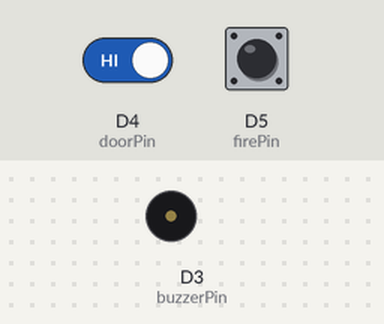
A sketch run on a simulated ESP8266 (NodeMCU). Parts: buzzer (waves = sounding, pin HIGH). The test bench sets the inputs (shaded band); at power-on: D4 (doorPin) HIGH, D5 (firePin) HIGH. WiFi joins after 1.5 s; servers stay silent unless stated; uploads are accepted with an empty reply; what the sketch prints to the serial monitor is not drawn.

Above: at 2.7 s.
2.8 s: D4 (doorPin) driven LOW
At 6.2 s:
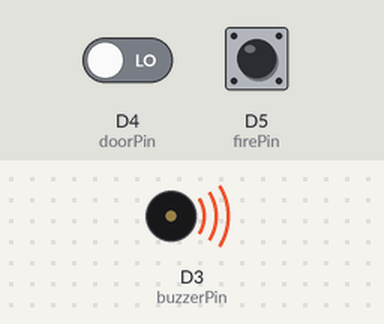
6.6 s: D4 (doorPin) driven HIGH
At 8.1 s:
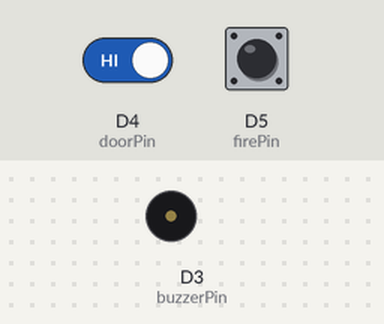
Timing chart, 0 to 9.6 s (numbered marks = the images above; inputs shaded):
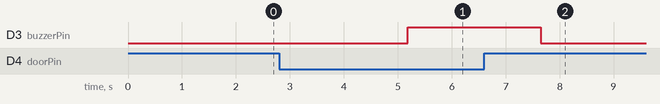

Measured:
- after the input at 2.8 s, D3 (buzzerPin): LOW → HIGH after 2.4 s
- after the input at 6.6 s, D3 (buzzerPin): HIGH → LOW after 1.0 s

The sketch:

send_fire_magnet_buzzer_to_dweet.ino
```cpp
#include <ESP8266HTTPClient.h>
#include <ESP8266WiFi.h>

//const char* ssid = "MIWIFI_s3uY";
//const char* password = "7GYQbNnM";

const char* ssid = "quepasatio";
const char* password = "mayco123";

const char* host = "dweet.io";
const char* thingName = "container";

WiFiClient client;

const int httpPort = 80;

int delayTime=200;

const int buzzerPin = D3;
const int doorPin = D4;
int firePin = D5;
int door;
int fire;

void setup() {
  Serial.begin(230400);
  delay(10);

  pinMode(doorPin, INPUT);
  pinMode(firePin, INPUT);
  pinMode(buzzerPin, OUTPUT);

  Serial.println();
  Serial.println();
  Serial.print("Connecting to ");
  Serial.println(ssid);

  WiFi.begin(ssid, password);

  Serial.print("Connecting to ");
  Serial.print(ssid);

  while (WiFi.status() != WL_CONNECTED) {
    delay(10);
    Serial.print(".");
  }

  Serial.println("");
  Serial.println("WiFi connected");
  Serial.println("IP address: ");
  Serial.println(WiFi.localIP());

}

void loop() {
  // Delay for 5 seconds before taking the next temperature reading
  delay(1000);

  // Connect to dweet.io
  Serial.print("Connecting to ");
  Serial.println(host);

  if (!client.connect(host, httpPort)) {
    Serial.println("Connection failed");
    return;
  }

  door = digitalRead(doorPin);
  fire = digitalRead(firePin);

  if(fire == 0){
    digitalWrite(buzzerPin,LOW); // set the buzzer ON
    //Serial.print(" ");Serial.print("Fire Alarm:OFF");
  }

  else{
    digitalWrite(buzzerPin,HIGH);  // set the buzzer OFF
    //Serial.print(" ");Serial.print("Fire Alarm:ON");


    if(door == 0){
    digitalWrite(buzzerPin,HIGH);  // set the buzzer OFF
    //Serial.print(" ");Serial.print("Door:OPEN");

  }

  else{
    digitalWrite(buzzerPin,LOW); // set the buzzer ON
    //Serial.print(" ");Serial.print("Door:CLOSE");
  }
  }
  //Serial.println(" ");
  delay(delayTime);

 // Create the URL to send the temperature reading to dweet.io
  String url = "/dweet/for/" + String(thingName) + "?door=" + String(door) + "&fire=" + String(fire);

  // Send the temperature reading to dweet.io
  Serial.print("Requesting URL: ");
  Serial.println(url);
  client.print(String("GET ") + url + " HTTP/1.1\r\n" + "Host: " + host + "\r\n" + "Connection: close\r\n\r\n");

  // Wait for the server's response
  unsigned long timeout = millis();
  while (client.available() == 0) {
    if (millis() - timeout > 1000) {
      Serial.println("Client Timeout !");
      client.stop();
      return;
    }
  }

  // Print the server's response to the serial monitor
  while (client.available()) {
    String line = client.readStringUntil('\r');
    Serial.print(line);
  }

  Serial.println();
  Serial.println("Closing connection");

}
```
